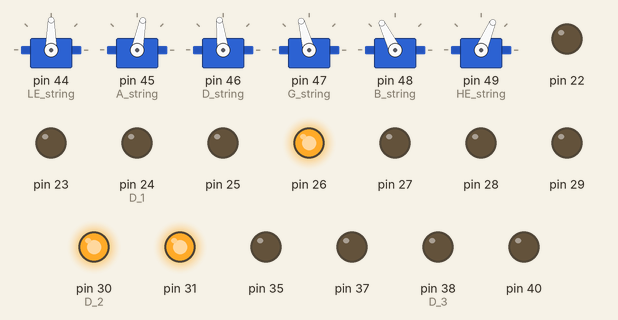
Simulated run of this sketch. Board: Arduino Mega 2560, built with avr-gcc and run on an emulated ATmega2560. Parts: 6 × servo, output pins drawn as LEDs (lit = HIGH).

Above: at 0.1 s.
At 1.3 s:
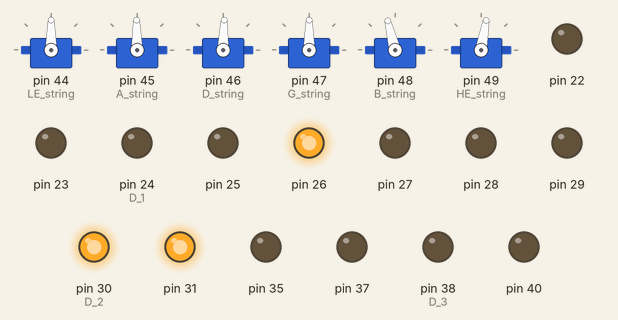
At 5.15 s:
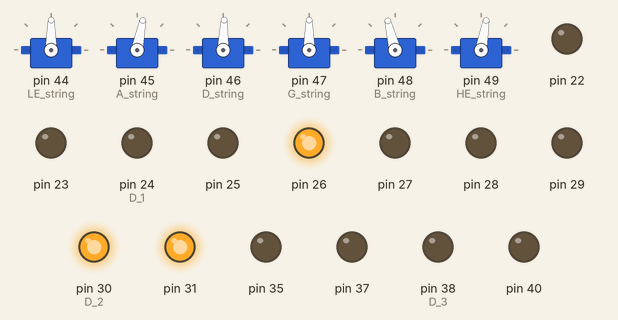
At 13.27 s:
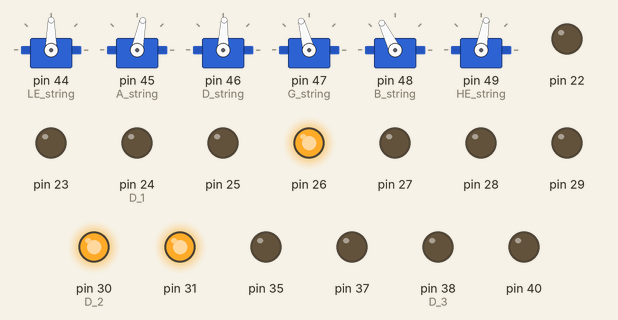
At 22.32 s:
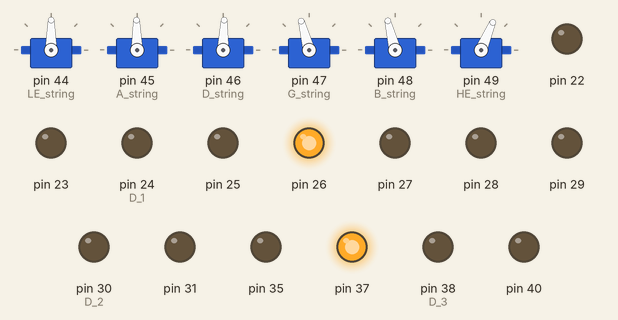
At 39.79 s:
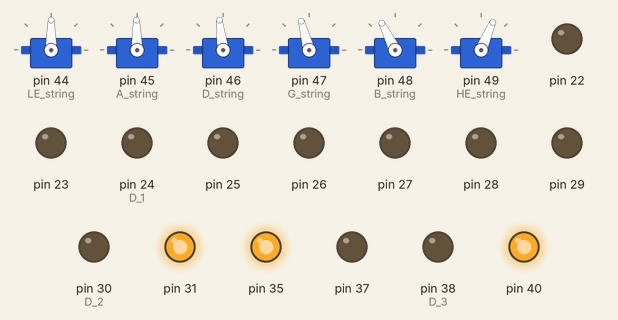
Timing chart, 0 to 40.0 s (numbered marks = the images above):
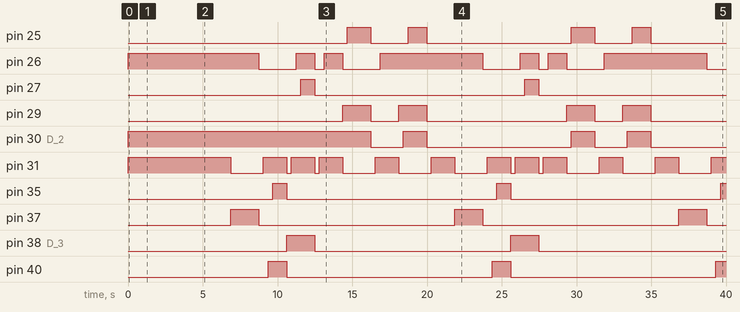

The sketch:

HouseOfTheRisingSun.ino
```cpp
#include <Servo.h>
/*
Defines all the solenoid pins as
their respective strings and frets.
*/
#define LE_1 22
#define A_1 23
#define D_1 24
#define G_1 25
#define B_1 26
#define HE_1 27
#define LE_2 28
#define A_2 29
#define D_2 30
#define G_2 31
#define B_2 34
#define HE_2 35
#define LE_3 36
#define A_3 37
#define D_3 38
#define G_3 39
#define B_3 40
#define HE_3 41

Servo LE_string;
Servo A_string;
Servo D_string;
Servo G_string;
Servo B_string;
Servo HE_string;

#define BEAT 1250

/*
Function that does "hammer-ons", where
the string is pressed but not strummed.
*/
int hammerOnDelay(int fret, int duration){
  digitalWrite(fret, HIGH);
  delay(duration);
  digitalWrite(fret, LOW);
}

int LE_strum(){
  if (LE_string.read() >= 109){
    LE_string.write(100);
  }
  else {
  LE_string.write(110);
  }
}

int A_strum(){
  if (A_string.read() >= 90){
    A_string.write(79);
  }
  else {
    A_string.write(91);
  }
}

int D_strum(){
  if (D_string.read() >= 96){
    D_string.write(88);
  }
  else {
    D_string.write(97);
  }
}

int G_strum(){
  if (G_string.read() >= 105){
    G_string.write(90);
  }
  else {
    G_string.write(105);
  }
}

int B_strum(){
  if (B_string.read() >= 116){
    B_string.write(104);
  }
  else {
    B_string.write(116);
  }
}

int HE_strum(){
  if (HE_string.read() >= 80){
    HE_string.write(67);
  }
  else {
    HE_string.write(80);
  }
}

int hammerOn(int fret){
  digitalWrite(fret, HIGH);
}

int hammerOff(int fret){
  digitalWrite(fret, LOW);
}

int pick(int fret, int string, int time){
  digitalWrite(fret, HIGH);
}

void setup() {
  pinMode(22, OUTPUT);
  pinMode(23, OUTPUT);
  pinMode(24, OUTPUT);
  pinMode(25, OUTPUT);
  pinMode(26, OUTPUT);
  pinMode(27, OUTPUT);
  pinMode(28, OUTPUT);
  pinMode(29, OUTPUT);
  pinMode(30, OUTPUT);
  pinMode(31, OUTPUT);
  pinMode(34, OUTPUT);
  pinMode(35, OUTPUT);
  pinMode(36, OUTPUT);
  pinMode(37, OUTPUT);
  pinMode(38, OUTPUT);
  pinMode(39, OUTPUT);
  pinMode(40, OUTPUT);
  pinMode(41, OUTPUT);
  LE_string.attach(44);
  A_string.attach(45);
  D_string.attach(46);
  G_string.attach(47);
  B_string.attach(48);
  HE_string.attach(49);
  hammerOn(D_2);
  hammerOn(G_2);
  hammerOn(B_1);
  A_strum();
  D_strum();
  G_strum();
  B_strum();
  HE_strum();
  delay(BEAT);
  A_strum();
  D_strum();
  G_strum();
  B_strum();
  HE_strum();
  delay(BEAT*3);
}

void loop() {
  A_strum();
  delay(BEAT/4);
  hammerOn(G_2);
  G_strum();
  delay(BEAT/4);
  hammerOn(B_1);
  B_strum();
  delay(BEAT/4);
  HE_strum();
  delay(BEAT/4);
  B_strum();
  delay(BEAT/4);
  G_strum();
  delay(BEAT/4);
  hammerOff(G_2);
  hammerOn(A_3);
  A_strum();
  delay(BEAT/4);
  G_strum();
  delay(BEAT/4);
  B_strum();
  delay(BEAT/4);
  HE_strum();
  delay(BEAT/4);
  B_strum();
  delay(BEAT/4);
  G_strum();
  delay(BEAT/4);
  hammerOff(A_3);
  hammerOff(B_1);
  D_strum();
  delay(BEAT/4);
  hammerOn(G_2);
  G_strum();
  delay(BEAT/4);
  hammerOn(B_3);
  B_strum();
  delay(BEAT/4);
  hammerOn(HE_2);
  HE_strum();
  delay(BEAT/4);
  B_strum();
  delay(BEAT/4);
  G_strum();
  delay(BEAT/4);
  hammerOff(G_2);
  hammerOff(B_3);
  hammerOff(HE_2);
  hammerOn(D_3);
  D_strum();
  delay(BEAT/4);
  hammerOn(G_2);
  G_strum();
  delay(BEAT/4);
  hammerOn(B_1);
  B_strum();
  delay(BEAT/4);
  hammerOn(HE_1);
  HE_strum();
  delay(BEAT/4);
  B_strum();
  delay(BEAT/4);
  G_strum();
  delay(BEAT/4);
  hammerOff(D_3);
  hammerOff(G_2);
  hammerOff(B_1);
  hammerOff(HE_1);
  A_strum();
  delay(BEAT/4);
  hammerOn(G_2);
  G_strum();
  delay(BEAT/4);
  hammerOn(B_1);
  B_strum();
  delay(BEAT/4);
  HE_strum();
  delay(BEAT/4);
  B_strum();
  delay(BEAT/4);
  G_strum();
  delay(BEAT/4);
  hammerOff(G_2);
  hammerOff(B_1);
  hammerOn(A_2);
  A_strum();
  delay(BEAT/4);
  hammerOn(D_2);
  D_strum();
  hammerOn(G_1);
  delay(BEAT/4);
  G_strum();
  delay(BEAT/4);
  B_strum();
  delay(BEAT/4);
  G_strum();
  delay(BEAT/4);
  D_strum();
  delay(BEAT/4);
  hammerOff(A_2);
  hammerOff(G_1);
  hammerOff(D_2);
  A_strum();
  delay(BEAT/4);
  hammerOn(G_2);
  G_strum();
  delay(BEAT/4);
  hammerOn(B_1);
  B_strum();
  delay(BEAT/4);
  HE_strum();
  delay(BEAT/4);
  B_strum();
  delay(BEAT/4);
  G_strum();
  delay(BEAT/4);
  hammerOff(G_2);
  hammerOff(B_2);
  hammerOn(A_2);
  A_strum();
  delay(BEAT/4);
  hammerOn(D_2);
  D_strum();
  delay(BEAT/4);
  hammerOn(G_1);
  G_strum();
  delay(BEAT/4);
  B_strum();
  delay(BEAT/4);
  G_strum();
  delay(BEAT/4);
  D_strum();
  delay(BEAT/4);
  hammerOff(A_2);
  hammerOff(G_1);
  hammerOff(D_2);
}
```

Measured:
- by itself, pin 25: LOW → HIGH at 14.7 s, → LOW 1.6 s later, → HIGH 2.5 s later, → LOW 1.2 s later, … (8 changes in this stretch)
- by itself, pin 26: HIGH → LOW at 8.7 s, → HIGH 2.5 s later, → LOW 1.2 s later, → HIGH 0.62 s later, … (13 changes in this stretch)
- by itself, pin 27, pin 35: alternates HIGH for 0.94 s and LOW for 14.0 s
- by itself, pin 29: LOW → HIGH at 14.4 s, → LOW 1.9 s later, → HIGH 1.9 s later, → LOW 1.9 s later, … (8 changes in this stretch)
- by itself, pin 30 (D_2): goes LOW 2.2 s, HIGH 1.6 s, LOW 9.7 s, HIGH 1.6 s, LOW 2.2 s, HIGH 1.6 s, then LOW
- by itself, pin 31: repeats every 15.0 s: 2 × (HIGH 1.6 s, LOW 0.31 s), 3 × (HIGH 1.6 s, LOW 2.2 s)
- by itself, pin 37, pin 38 (D_3): alternates HIGH for 1.9 s and LOW for 13.1 s
- by itself, pin 40: alternates HIGH for 1.2 s and LOW for 13.7 s
